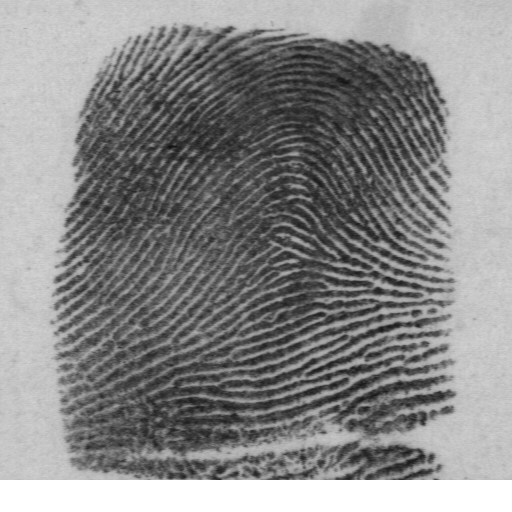
#> input picture NIST Dataset/A/f0030_10.png, 512 x 512 px, given in place of A_f0006_09.png, which was not available
$ jupyter execute --allow-errors PCA.ipynb   (text cells are left out)
#> lines starting #> are read from the running program, lines starting #| are printed output that depends on the picture; pictures that were not available may be replaced by others from this repository, and a replacement may not be noted
[cell 1]
import sys
import cv2
from sklearn.decomposition import PCA
import matplotlib.image as mpimg
import numpy as np
import matplotlib.pyplot as plt
from matplotlib import cm

img = cv2.imread('C:/Users/leona/OneDrive/DSA4199/NIST-Classification/Training - Preprocessed/Train/A/A_f0006_09.png',0)
#> img is the input picture: shape (512, 512); min 15, max 255, mean 136.9
pca=PCA()
pca_values=pca.fit_transform(img)
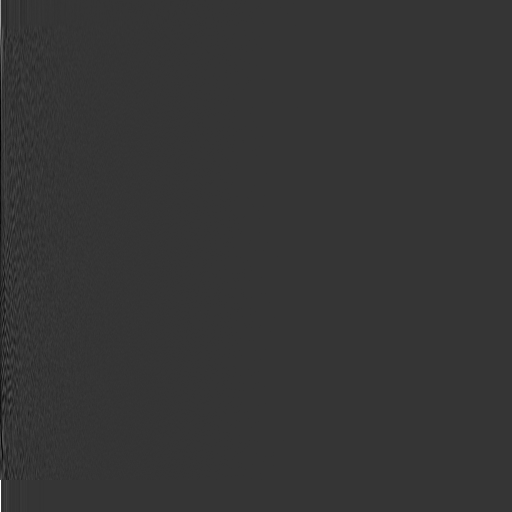
#> pca_values: shape (512, 512) float64; min -740.5, max 2803.6, mean 0; drawn with min black and max white

PC_values = np.arange(pca.n_components_) + 1
plt.plot(PC_values, pca.explained_variance_ratio_, 'o-', linewidth=2, color='blue')
plt.title('Scree Plot')
plt.xlabel('Principal Component')
plt.ylabel('Variance Explained')
plt.show()
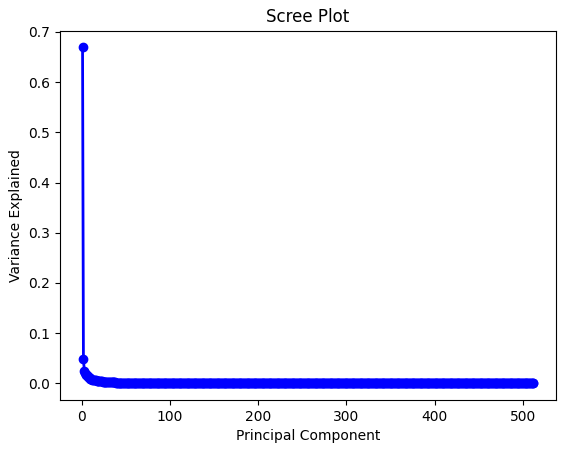
#> figure drawn by matplotlib, 1 panel; curve peaks at x = 1, y = 0.669

## Elbow is at around 45 Components

var = pca.explained_variance_ratio_
pca.components_[0]
var_cumu = np.cumsum(np.round(var,decimals = 4)*100)
# How many PCs explain 99% of the variance?
k = np.argmax(var_cumu>99)
print("Number of components explaining 99% variance: "+ str(k))
#print("\n")

plt.figure(figsize=[10,5])
plt.title('Cumulative Explained Variance explained by component')
plt.ylabel('Cumulative Explained variance (%)')
plt.xlabel('Principal components')
plt.axvline(x=k, color="k", linestyle="--")
plt.axhline(y=99, color="r", linestyle="--")
ax = plt.plot(var_cumu)

## About 225 components explains 99% of the variance

## Chose to retain 99% of the variance for model training
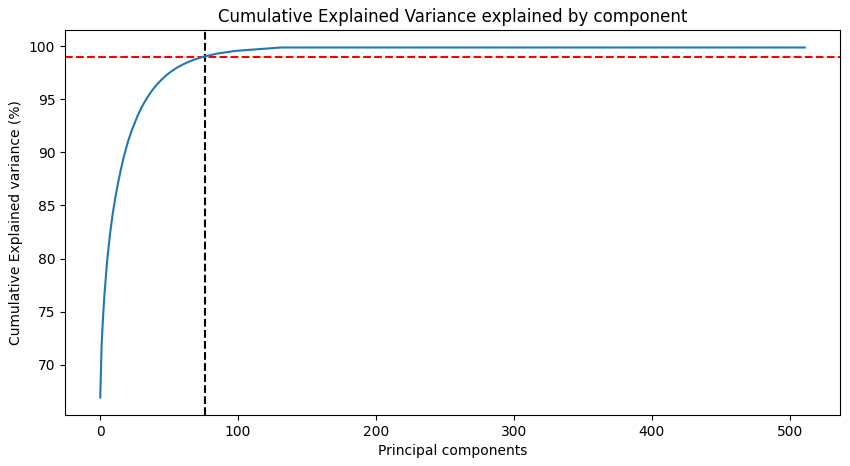
#> figure drawn by matplotlib, 1 panel; curve peaks at x = 130, y = 99.86

$ run again, on NIST Dataset/A/f0555_07.png
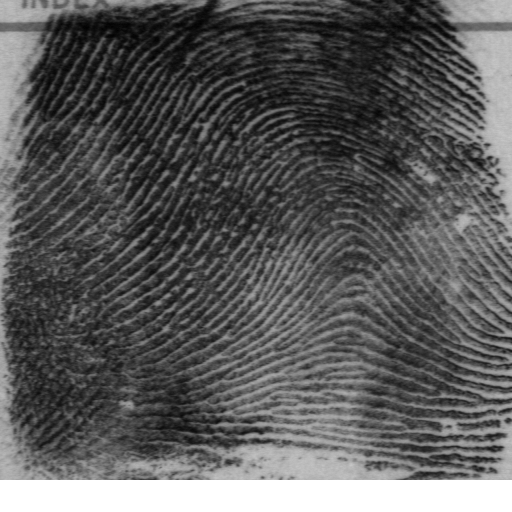
#> input picture NIST Dataset/A/f0555_07.png, 512 x 512 px, given in place of A_f0006_09.png, which was not available
#> img is the input picture: shape (512, 512); min 1, max 255, mean 90.9
#> `plt.show()`:
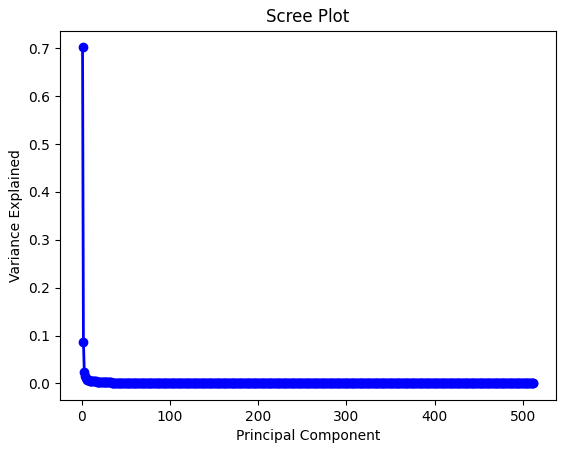
#> figure drawn by matplotlib, 1 panel; curve peaks at x = 1, y = 0.702
#> `[cell 1] import sys import cv2 from sklearn.decomposition import PCA i..`:
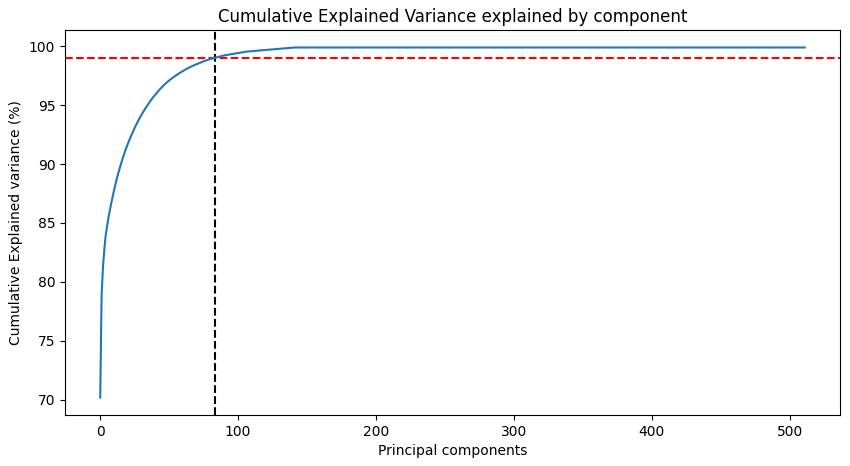
#> figure drawn by matplotlib, 1 panel; curve peaks at x = 141, y = 99.88

$ run again, on NIST Dataset/A/f0604_01.png
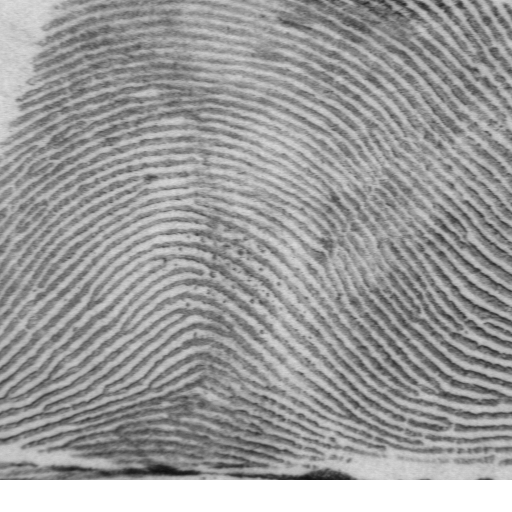
#> input picture NIST Dataset/A/f0604_01.png, 512 x 512 px, given in place of A_f0006_09.png, which was not available
#> img is the input picture: shape (512, 512); min 16, max 255, mean 155.3
#> `pca_values=pca.fit_transform(img)`:
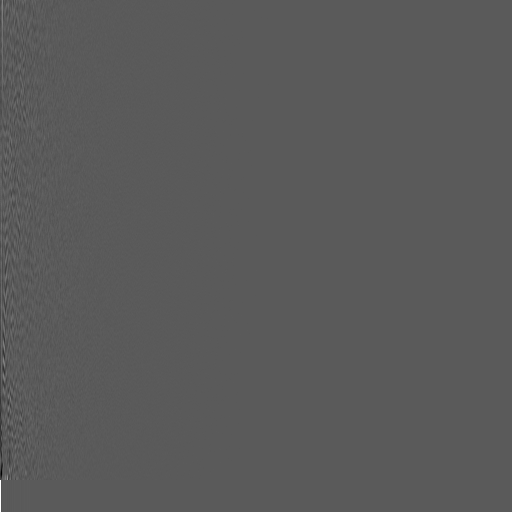
#> pca_values: shape (512, 512) float64; min -1241, max 2257.6, mean 0; drawn with min black and max white
#> `[cell 1] import sys import cv2 from sklearn.decomposition import PCA i..`:
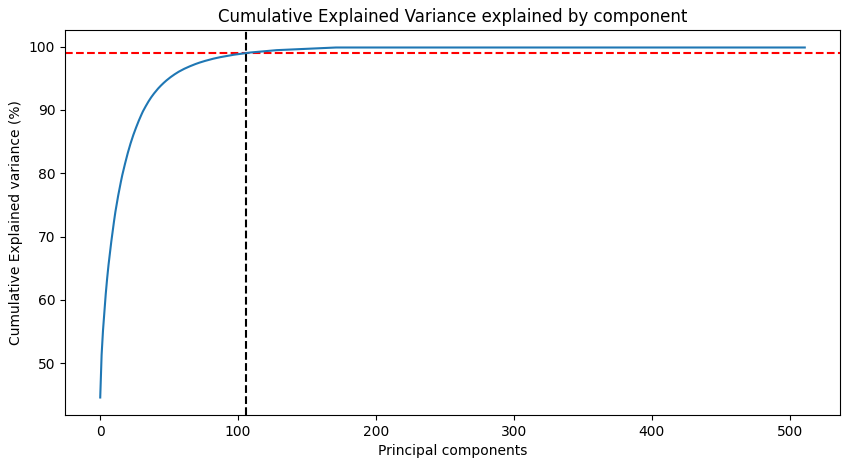
#> figure drawn by matplotlib, 1 panel; curve peaks at x = 170, y = 99.87

$ run again, on NIST Dataset/A/f0767_03.png
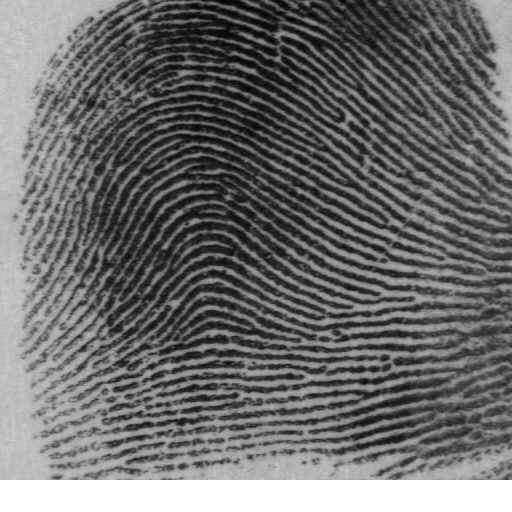
#> input picture NIST Dataset/A/f0767_03.png, 512 x 512 px, given in place of A_f0006_09.png, which was not available
#> img is the input picture: shape (512, 512); min 3, max 255, mean 108.8
#> `plt.show()`:
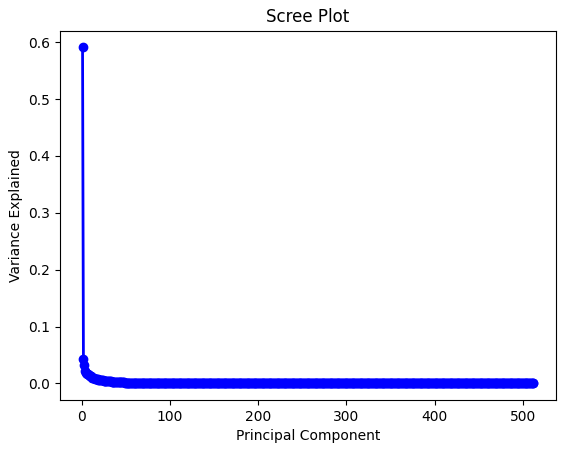
#> figure drawn by matplotlib, 1 panel; curve peaks at x = 1, y = 0.591
#> `[cell 1] import sys import cv2 from sklearn.decomposition import PCA i..`:
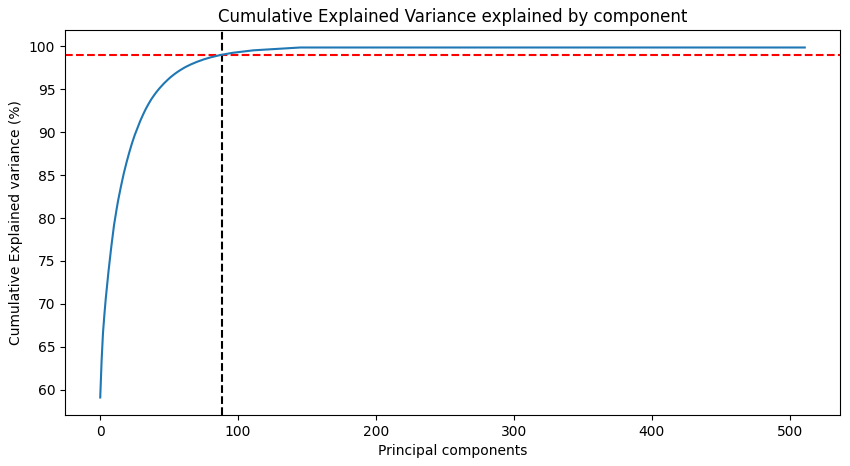
#> figure drawn by matplotlib, 1 panel; curve peaks at x = 144, y = 99.86
